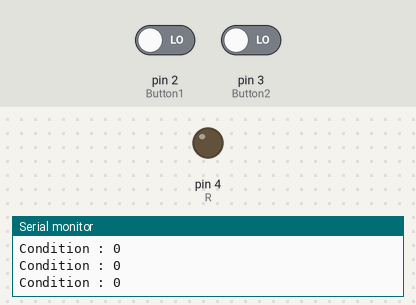
Simulated run of this sketch. Board: Arduino Uno, built with avr-gcc and run on an emulated ATmega328P. Parts: output pins drawn as LEDs (lit = HIGH), the last lines printed to the serial monitor. The test bench sets the inputs (shaded band); at power-on: pin 2 (Button1) LOW, pin 3 (Button2) LOW.

Above: at 1.2 s.
1.3 s: pin 2 (Button1) driven HIGH and pin 3 (Button2) driven HIGH
At 2.2 s:
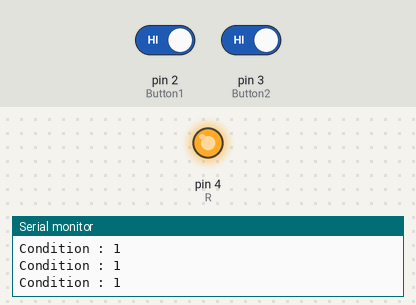
2.8 s: pin 2 (Button1) driven LOW
At 3.3 s:
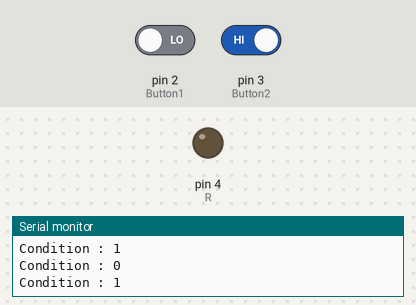
4.3 s: pin 2 (Button1) driven HIGH
At 5.5 s:
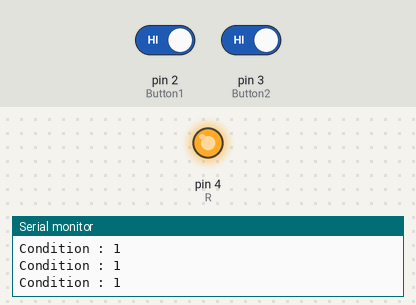
Timing chart, 0 to 7.3 s (numbered marks = the images above; inputs shaded):
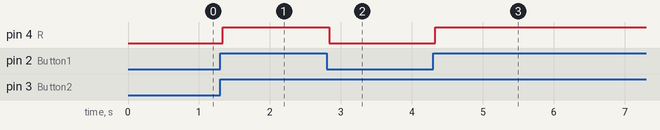

The sketch:

1.4_Button.ino
```cpp
int Button1 = 2;
int Button2 = 3;
int R = 4;

void setup(){
  Serial.begin(9600);
  pinMode(Button1, INPUT);
  pinMode(Button2, INPUT);
  pinMode(R, OUTPUT);
}

void loop(){
  int readButton1 = digitalRead(Button1);
  int readButton2 = digitalRead(Button2);
  Serial.println("Condition : " + String(readButton1));
  Serial.println("Condition : " + String(readButton2));
  if(readButton1 == 1 && readButton2 == 1){
    digitalWrite(R, HIGH);
  } else{
    digitalWrite(R, LOW);
  }
}
```

Measured:
- after the input at 1.3 s, pin 4 (R): LOW → HIGH at once
- after the input at 2.8 s, pin 4 (R): HIGH → LOW at once
- after the input at 4.3 s, pin 4 (R): LOW → HIGH at once
